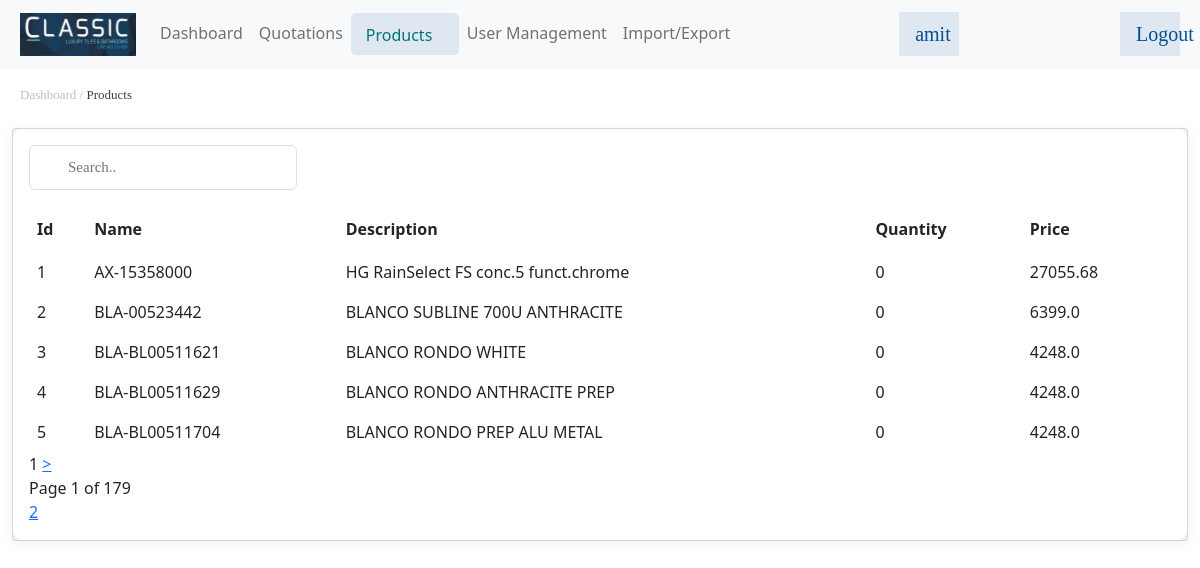
The page /products/ (signed in) on the database its author committed.
### app/models.py (models this page shows, shortened)
class Product(models.Model):
    name = models.CharField(max_length=100)
    description = models.TextField()
    quantity = models.PositiveIntegerField(default=0)
    selling_price = models.FloatField()

### app/views.py (the view)
# urls.py: path('products/', views.products, name='products'),
@login_required()
def products(request):
    prods = Product.objects.all()
    p = Paginator(prods, 5)
    page_number = request.GET.get('page')
    try:
        page_obj = p.get_page(page_number)  # returns the desired page object
    except PageNotAnInteger:
        page_obj = p.page(1)
    except EmptyPage:
        page_obj = p.page(p.num_pages)
    return render(request, "product.html", {"page_obj": page_obj})

### app/templates/product.html (shortened to what this page needs)
{% extends 'base.html' %}
{% load static %}
{% block pagenav %}
<div class="content-header tab-padding-left">
    <div class="container-fluid">
        <div class="row mb-2">
            <div class="col-sm-6">
                <p class="m-0 dashboard-sub-heading">Dashboard / <span style="color:#424242 !important;">Products</span></p>
            </div>
        </div>
    </div>
</div>
{% endblock pagenav %}
{% block main-content %}
<section class="content tab-padding-left">
    <div class="container-fluid">
        <div class="card">
            <div class="card-body quotations-card">
                <div class="row">
                    <div class="col-md-3">
                        <div class="form-group has-search">
                            <form action="" method="post">
                                <input type="text" class="form-control searchbox" placeholder="Search.." id="psearch"/>
                            </form>
                        </div>
                    </div>
                </div>
                <table class="table">
                    <thead>
                    <tr>
                        <th scope="col">Id</th>
                        <th scope="col">Name</th>
                        <th scope="col">Description</th>
                        <th scope="col">Quantity</th>
                        <th scope="col">Price</th>
                    </tr>
                    </thead>
                    <tbody id="productsearch">
                    {% for p in page_obj %}
                    <tr>
                        <td>{{p.id}}</td>
                        <td>{{p.name}}</td>
                        <td>{{p.description}}</td>
                        <td>{{p.quantity}}</td>
                        <td>{{p.selling_price}}</td>
                    </tr>
                        {% endfor %}
                    </tbody>
                </table>
                <div>
            <span>{{page_obj.number}}</span>
             {%if page_obj.has_next %}
              <a href="?page={{page_obj.next_page_number}}">></a>
           {% endif %}
            </div>
                <div>
                    Page {{page_obj.number}} of {{page_obj.paginator.num_pages}}
                </div>
                <div>
                    <a href="?page={{page_obj.next_page_number}}" >{{page_obj.number | add:1}} </a>
                </div>
            </div>
        </div>
    </div>
</section>
{% endblock main-content %}

### app/templates/base.html (shortened to what this page needs)
<!DOCTYPE html>
{% load static %}
<html lang="en">
<head>
    <link rel="stylesheet" href="{% static 'plugins/fontawesome-free/css/all.min.css' %}" />
    <link rel="stylesheet" href="{% static 'plugins/icheck-bootstrap/icheck-bootstrap.min.css' %}" />
    <link rel="stylesheet" href="{% static 'dist/css/adminlte.min.css' %}" />
    <link rel="stylesheet" href="{% static 'dist/css/style.css' %}" >
    <link rel="stylesheet" href="{% static 'plugins/datatables-bs4/css/dataTables.bootstrap4.min.css' %}">
    <link rel="stylesheet" href="{% static 'plugins/datatables-responsive/css/responsive.bootstrap4.min.css' %}">
    <link rel="stylesheet" href="{% static 'plugins/datatables-buttons/css/buttons.bootstrap4.min.css' %}">
    <link href="https://cdn.jsdelivr.net/npm/bootstrap@5.0.2/dist/css/bootstrap.min.css" rel="stylesheet">
</head>
<body class="hold-transition sidebar-mini layout-fixed">
    <div class="col-12 p-0">
        <nav class="navbar navbar-expand-lg navbar-light bg-light">
            <div class="container-fluid">
                <a href="{% url 'index' %}" class="navbar-brand"><img src="{% static 'dist/img/logo.png' %}" style="width: 116px;"></a>
                <div class="collapse navbar-collapse" id="navbarCollapse">
                    <div class="navbar-nav">
                        {% if 'dashboard' in request.path %}
                        <a href="{% url 'dashboard' %}" class="nav-item nav-link header-active-menu">Dashboard</a>
                        {% else %}
                        <a href="{% url 'dashboard' %}" class="nav-item nav-link">Dashboard</a>
                        {% endif %}
                        {% if 'quotation' in request.path %}
                        <a href="{% url 'quotations' %}" class="nav-item nav-link header-active-menu">Quotations</a>
                        {% else %}
                        <a href="{% url 'quotations' %}" class="nav-item nav-link">Quotations</a>
                        {% endif %}
                        {% if 'product' in request.path %}
                        <a href="{% url 'products' %}" class="nav-item nav-link header-active-menu">Products</a>
                        {% else %}
                        <a href="{% url 'products' %}" class="nav-item nav-link">Products</a>
                        {% endif %}
                        <a href="#" class="nav-item nav-link">User Management</a>
                        <a href="#" class="nav-item nav-link">Import/Export</a>
                    </div>
                    {% if request.user.is_authenticated %}
                    <div class="navbar-nav ms-auto">
                        <a href="#" class="nav-item nav-link header-side-left-text">{{request.user}}</a>
                    </div>
                    <div class="navbar-nav ms-auto">
                        <a href="{% url 'signout' %}" class="nav-item nav-link header-side-left-text">Logout</a>
                    </div>
                    {% else %}
                    <div class="navbar-nav ms-auto">
                        <a href="{% url 'index' %}" class="nav-item nav-link header-side-left-text">Login</a>
                    </div>
                    {% endif %}
                </div>
            </div>
        </nav>
        {% block pagenav %} {% endblock pagenav %}
        {% block main-content %} {% endblock main-content %}
    </div>
</body>
</html>

### rows shown on the page
Product: id "1", name "AX-15358000", description "HG RainSelect FS conc.5 funct.chrome", quantity "0", selling_price "27055.68"
Product: id "2", name "BLA-00523442", description "BLANCO SUBLINE 700U ANTHRACITE", quantity "0", selling_price "6399.0"
Product: id "3", name "BLA-BL00511621", description "BLANCO RONDO WHITE", quantity "0", selling_price "4248.0"
Product: id "4", name "BLA-BL00511629", description "BLANCO RONDO ANTHRACITE PREP", quantity "0", selling_price "4248.0"
Product: id "5", name "BLA-BL00511704", description "BLANCO RONDO PREP ALU METAL", quantity "0", selling_price "4248.0"

### other values the page prints
{{ request.user }} "amit"
{{ page_obj.number }} "1"
{{ page_obj.paginator.num_pages }} "179"
{{ page_obj.number | add:1 }} "2"
